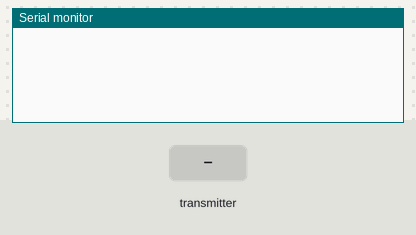
Bench run of a sketch on a simulated Arduino Uno, built with avr-gcc and run on an emulated ATmega328P. On the bench: the last lines printed to the serial monitor. Inputs (shaded band) come from the test bench. No radio packets arrive unless stated.

Above: at 1.2 s.
1.3 s: the transmitter starts sending res1 = 0
At 1.9 s:
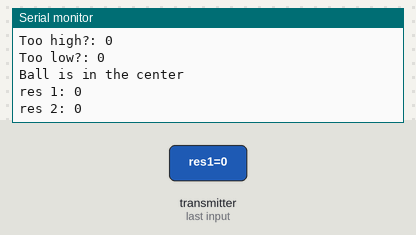
2.8 s: the transmitter starts sending res1 = 256
At 3.6 s:
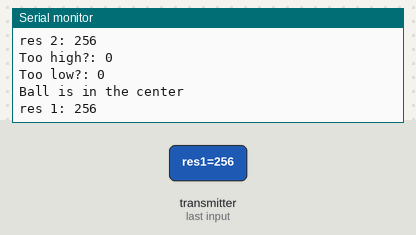
5.8 s: the transmitter starts sending res1 = 0
8.8 s: the transmitter starts sending res1 = 512
Timing chart, 0 to 11.8 s (numbered marks = the images above; inputs shaded):
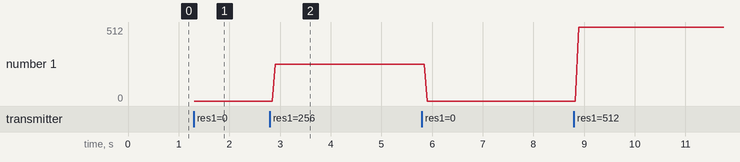

Measured:
- after the input at 1.3 s, the serial monitor: prints a new line at once (image 1)
- after the input at 2.8 s, the serial monitor: prints a new line after 0.10 s (image 2)
- plotted number 1: 0 → 256 after the input at 2.8 s, 0 → 512 after the input at 8.8 s

The sketch:

wireless_receiver.ino
```cpp
#include <SPI.h>
#include <nRF24L01.h>
#include <RF24.h>

RF24 radio(9, 10); // CE, CSN
const byte address[6] = "00001";

bool tooHigh = false;
bool tooLow = false;

void setup() {
  Serial.begin(9600);
  radio.begin();
  radio.openReadingPipe(0, address);   //Setting the address at which we will receive the data
  radio.setPALevel(RF24_PA_MIN);       //You can set this as minimum or maximum depending on the distance between the transmitter and receiver.
  radio.startListening();              //This sets the module as receiver
}

void loop(){
  if (radio.available()){              //Looking for the data.
    int res1 = 0;
    int res2 = 0; //Saving the incoming data
    radio.read(&res1, sizeof(res1));    //Reading the data
    radio.read(&res2, sizeof(res2));
    Serial.println("res 1: " + String(res1));
    Serial.println("res 2: " + String(res2));
    getBallLocation(res1, res2);
    Serial.println("Too high?: " + String(tooHigh));
    Serial.println("Too low?: " + String(tooLow));
    if (!tooHigh && !tooLow) {
      Serial.println("Ball is in the center");
    }
    if (tooHigh && tooLow){
      Serial.println("ERROR: ball is too high and too low at the same time");
    }
  }
  delay(5);
}

void getBallLocation(int res1, int res2) {
  if (res1 == 1){
    tooHigh = true;
  }
  if (res2 == 1){
    tooLow = true;
  }
  if (res1 == -1){
    tooHigh = false;
  }
  if (res2 == -1){
    tooLow = false;
  }
}
```
